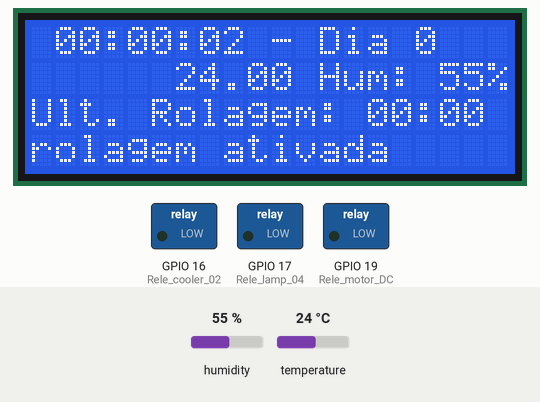
This sketch was run on a simulated ESP32. Shown: 20×4 character LCD, switched loads named in the sketch (green lamp = pin HIGH). The inputs (shaded band) are chosen by the test bench; at power-on: temperature 24 °C, humidity 55 %. What the sketch prints to the serial monitor is not drawn.

Above: at 2.9 s.
3.0 s: temperature set to 37.4 °C
At 5.8 s:
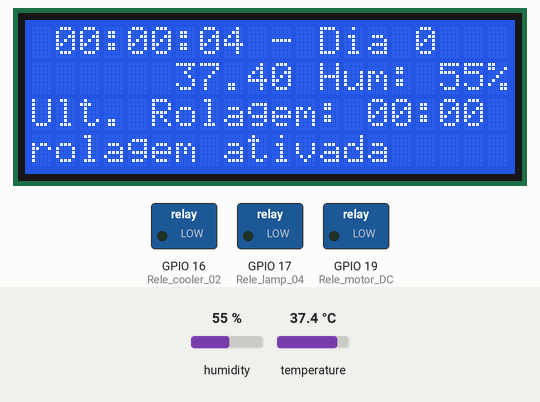
7.9 s: temperature set to 38.4 °C
At 12.0 s:
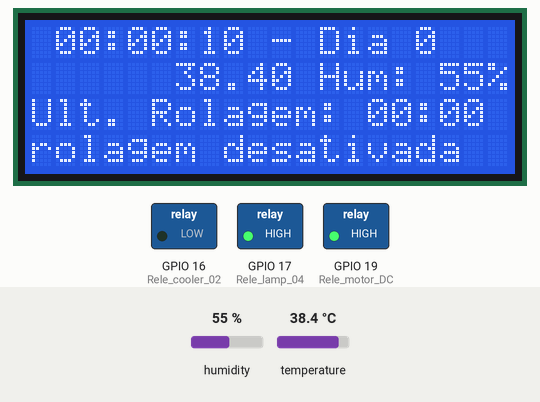
14.3 s: temperature set to 37.2 °C
At 16.2 s:
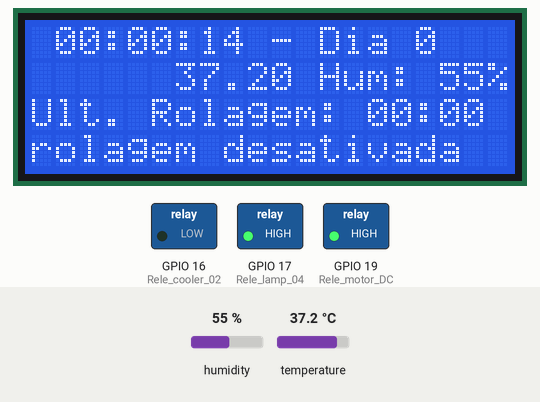
18.4 s: temperature set to 35.7 °C
At 20.5 s:
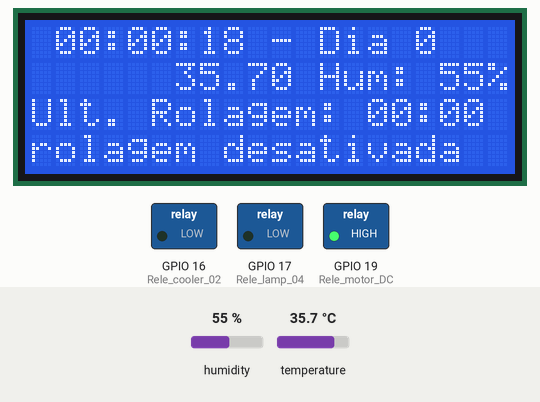
24.7 s: humidity set to 22 %
At 25.6 s:
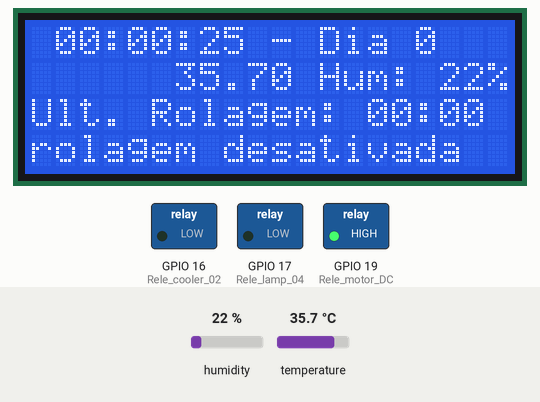
Timing chart, 0 to 27.7 s (numbered marks = the images above; inputs shaded):
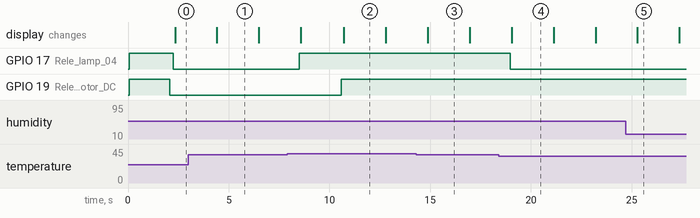

Measured:
- the behaviour switches between 37.8 and 37.9 °C on temperature (found by bisection; images 1 and 2)
- the behaviour switches between 36.4 and 36.3 °C on temperature (found by bisection; images 3 and 4)
- after the input at 7.9 s, GPIO 17 (Rele_lamp_04): LOW → HIGH after 0.60 s
- after the input at 18.4 s, GPIO 17 (Rele_lamp_04): HIGH → LOW after 0.57 s
- what the display in image 1 shows lasts 2.1 s, from 4.4 s to 6.5 s

The sketch:

chocadeira.ino
```cpp
#include "DHT.h"
#include <stdio.h>
#include <Wire.h>
#include <LiquidCrystal_I2C.h>

#define DHTPIN 18     // temperature sensor
#define DHTTYPE DHT22   // there are multiple kinds of DHT sensors
#define Rele_cooler_02 16 // Rele estado sólido porta 4
#define Rele_lamp_04 17 // Rele estado sólido porta 4
#define Rele_motor_DC 19 // rele


#define an_hour 3600000UL
#define thirty_seconds 8000UL

#define col 20 // Serve para definir o numero de colunas do display utilizado
#define lin  4 // Serve para definir o numero de linhas do display utilizado
#define ende 0x27 // Serve para definir o endereço do display.

LiquidCrystal_I2C lcd(ende, col, lin);

unsigned long startTime;
double tempMax = 37.80;
double tempMin = 36.40;
int horasDia = 0;
int horaUltimaRolagem;
int qtdDias = 0;
bool primeiraExecucao = true;
bool rollActived = false;
bool lampActived = false;
unsigned long startTimeRoll;


DHT dht(DHTPIN, DHTTYPE);

void setup() {
  lcd.init();
  lcd.backlight();
  lcd.clear();
  Serial.begin(9600);
  Serial.setTimeout(2000);

  // Wait for serial to initialize.
  while(!Serial) { }

  pinMode(Rele_lamp_04, OUTPUT);
  digitalWrite(Rele_lamp_04, HIGH);
  pinMode(Rele_motor_DC, OUTPUT);
  digitalWrite(Rele_motor_DC, HIGH);
  pinMode(Rele_cooler_02, OUTPUT);
  digitalWrite(Rele_cooler_02, LOW);


  dht.begin();

  Serial.println("Device Started");
  Serial.println("-------------------------------------");
  Serial.println("Running DHT!");

  startTime = millis();
}

void loop() {
  delay(2000);

  float h = dht.readHumidity();
  float t = dht.readTemperature();

  long time = (millis() - startTime);
  long hora = time / an_hour;
  time = time - an_hour * hora;
  long min = time / 60000;
  time = time - 60000 * min;
  long sec = time / 1000;
  time = time - 1000 * sec;

  stopRolagem();

  if(primeiraExecucao){

    primeiraExecucao = false;
    acionaRolagem(hora, millis());
  }


  if(t >= tempMax) {
   digitalWrite(Rele_lamp_04, HIGH);
   lampActived = false;
   Serial.println(" LAMP OFF");
  }

  if(t <= tempMin ) {
    digitalWrite(Rele_lamp_04, LOW);
    lampActived = true;
    Serial.println(" LAMP ON");
  }

  if(t == 0.00 || isnan(t)) {
      digitalWrite(Rele_lamp_04, LOW);
      delay(2000);
      lampActived = true;

    if(lampActived) {
      digitalWrite(Rele_lamp_04, HIGH);
      delay(2000);
      lampActived = false;
    }
  }
  Serial.println();

  if(hora > horasDia) {
    // acrescenta hora
    horasDia = hora;

    if(horasDia == 24) {
      startTime = millis();
      horasDia = 0;
      horaUltimaRolagem = 0;
      qtdDias++;
      acionaRolagem(horasDia, millis());
    }

    if(horasDia > horaUltimaRolagem &&
        horaUltimaRolagem % 2 == 0 &&
        hora % 2 == 0 &&
        qtdDias < 18) {

      acionaRolagem(hora, millis());
    }
  }

   writeLcd(t, h, qtdDias, hora, min, sec);
}

void writeLcd(double temp, double hum, int qtdDias, int hora, int min, int sec) {
  char display_hora[20];
  sprintf(display_hora,"%.2d:%.2d:%.2d - Dia%2d",hora,min,sec, qtdDias);

  lcd.clear();

  //dados QTD dias
  lcd.setCursor(1, 0);
  lcd.print(display_hora);

  // dados de temperatura e humidade
  lcd.setCursor(0,2);
  lcd.print("Temp: ");
  lcd.setCursor(6, 1);
  lcd.print(temp);
  lcd.setCursor(12, 1);
  lcd.print("Hum: ");
  lcd.setCursor(17, 1);
  lcd.print(int(hum));
  lcd.setCursor(19, 1);
  lcd.print("%");

  // dados rolagem
  lcd.setCursor(0, 2);
  lcd.print("Ult. Rolagem: ");
  lcd.setCursor(14, 2);
  char display_rolagem[5];
  sprintf(display_rolagem,"%.2d:00",horaUltimaRolagem);
  lcd.print(display_rolagem);

  lcd.setCursor(0, 3);
  if(rollActived) {
   lcd.print("rolagem ativada");
  } else {
   lcd.print("rolagem desativada");
  }

  consoleLogs(temp, hum, hora, min, sec);
}

void consoleLogs(double temp, double hum, int hora, int min, int sec) {
  Serial.printf("%02d:%02d:%02d", hora, min, sec);
  Serial.print(" - ");

  Serial.print("Humidity: ");
  Serial.print(hum);
  Serial.print(" %\t");
  Serial.print("Temperature: ");
  Serial.print(temp);
  Serial.print(" *C ");
}

void acionaRolagem(long hora, long nowTimestamp) {
  horaUltimaRolagem = hora;
  digitalWrite(Rele_motor_DC, LOW);
  startTimeRoll = nowTimestamp;
  rollActived = true;
  mostraPainelLogs(horasDia, qtdDias, horaUltimaRolagem);
  Serial.println();
  Serial.println("###################################");
  Serial.println("######### Rolagem Ativa ###########");
  Serial.println("###################################");
  Serial.println();
}

void stopRolagem() {

   long timeRolling = (millis() - startTimeRoll);
  if(rollActived && (timeRolling > thirty_seconds)) {
    digitalWrite(Rele_motor_DC, HIGH);
    rollActived = false;
    Serial.println();
    Serial.println("###################################");
    Serial.println("#############Rolou ################");
    Serial.println("###################################");
    Serial.println();
  }
}

void mostraPainelLogs(long horasDia, long qtdDias, long ultimaRolagem) {
Serial.println();
    Serial.println("----------------------------------");
    Serial.print("\t Horas: ");
    Serial.print(horasDia);
    Serial.print("\t Dias: ");
    Serial.println(qtdDias);
    Serial.print("\t Ultima Rolagem: ");
    Serial.println(ultimaRolagem);
    Serial.println("----------------------------------");
}
```
